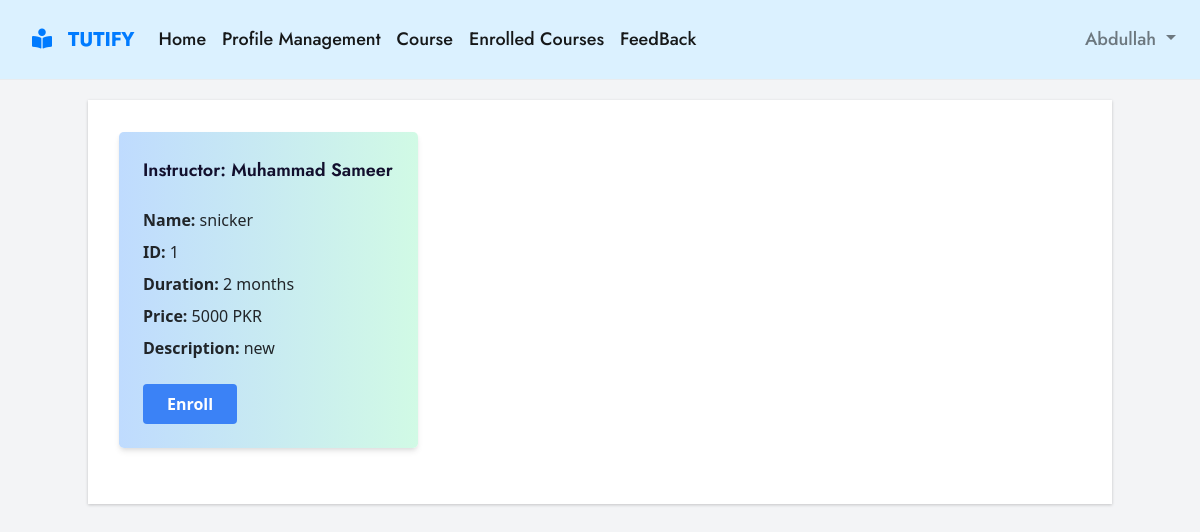
The app's page /student/course_en.php (signed in) with its own data.
### tables this page shows
CREATE TABLE `course` (
  `course_name` varchar(255) NOT NULL,
  `course_id` int(255) NOT NULL,
  `course_intsructor` varchar(255) NOT NULL,
  `course_duration` varchar(255) NOT NULL,
  `course_price` int(255) NOT NULL,
  `course_description` varchar(255) NOT NULL,
  `instructor_id` int(255) NOT NULL,
  `course_image` varchar(255) NOT NULL
);

### student/course_en.php (the view, shortened to what this page needs)
<!DOCTYPE html>
<html>
<?php
include('./header.php');
?>
<head>
  <link href="https://cdn.jsdelivr.net/npm/tailwindcss@2.2.17/dist/tailwind.min.css" rel="stylesheet">
</head>
<body class="bg-gray-100">
  <div class="container mx-auto py-8">
    <?php
    include('../dbcon.php');
    $query = "SELECT course_id, course_name, course_description, course_duration, course_price, course_intsructor,instructor_id FROM course";
    $query_run = mysqli_query($con, $query);
    $course = mysqli_num_rows($query_run);
    ?>
    <div class="flex flex-wrap">
      <?php
      if ($course > 0) {
        while ($row = mysqli_fetch_array($query_run)) {
      ?>
          <div class="w-full md:w-1/2 lg:w-1/3 px-3 mb-4">
            <div class=" bg-gradient-to-l from-green-100 to-blue-200 shadow-md rounded-lg p-6">
              <h4 class="text-lg font-bold mb-4">Instructor: <?php echo $row['course_intsructor'] ?></h4>
              <p class="mb-2"><b>Name:</b> <?php echo $row['course_name'] ?></p>
              <p class="mb-2"><b>ID:</b> <?php echo $row['course_id'] ?></p>
              <p class="mb-2"><b>Duration:</b> <?php echo $row['course_duration'] ?></p>
              <p class="mb-2"><b>Price:</b> <?php echo $row['course_price'] ?> PKR</p>
              <p class="mb-4"><b>Description:</b> <?php echo $row['course_description'] ?></p>
              <form method="post">
                <button type="submit" name="submit" class="bg-blue-500 hover:bg-blue-700 text-white font-bold py-2 px-4 rounded">Enroll</button>
              </form>
            </div>
          </div>
      <?php
        }
      }
      ?>
    </div>
  </div>
</body>
</html>

### css/t_dash_style.css (style rules this page uses)
body { background-color: #f4f4f4; font-family: Arial, sans-serif; font-size: 16px; }
.container { background-color: #fff; padding: 20px; margin-top: 20px; align-items: center; box-shadow: 0px 1px 3px rgba(0, 0, 0, 0.2); animation: fadeIn 0.5s ease-in-out; }

### css/nav_style.css (style rules this page uses)
body { background-color: #ffffff; font-family: Arial, sans-serif; }

### records on screen
course: course_intsructor "Muhammad Sameer", course_name "snicker", course_id "1", course_duration "2 months", course_price "5000", course_description "new"

### other values on screen
$_SESSION["user_name"] "Abdullah"
